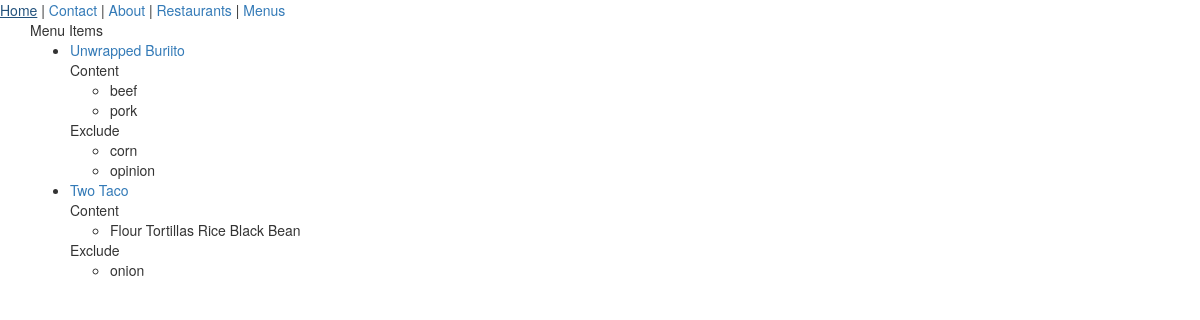
The app's page /items/ (signed in), older data.
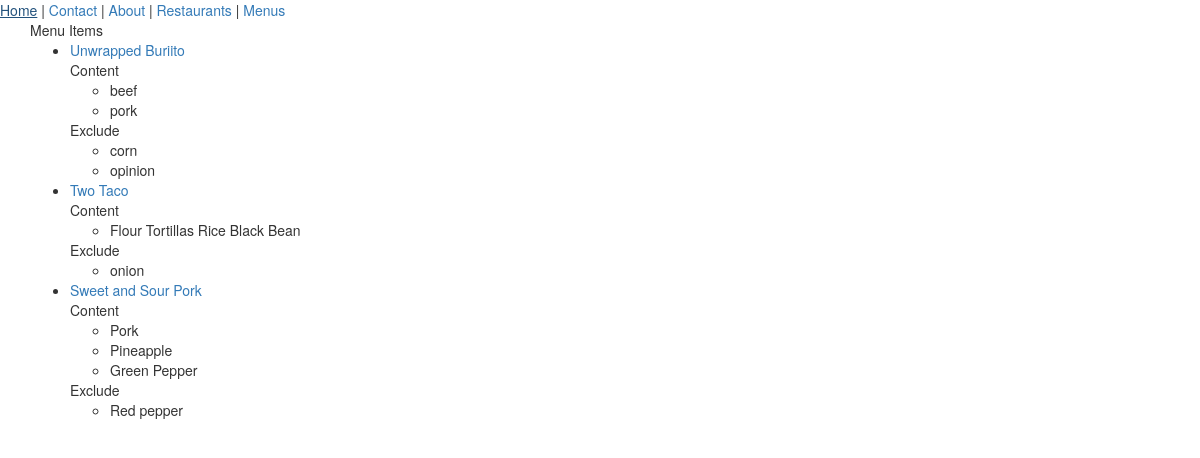
The same page, newer data.
### menus/models.py (models this page shows, shortened)
class Item(models.Model):
	user 		= models.ForeignKey(settings.AUTH_USER_MODEL)
	restaurant 	= models.ForeignKey(RestaurantLocation)
	name 		= models.CharField(max_length=120)
	content 	= models.TextField(help_text='separete each item by comma')
	exclude 	= models.TextField(blank=True, null=True, help_text='separete each item by comma')
	public 		= models.BooleanField(default=True)
	timestamp 	= models.DateTimeField(auto_now_add=True)
	updated		= models.DateTimeField(auto_now=True)
	class Meta:
		ordering = ['updated', '-timestamp']
	def get_content(self):
		return self.content.split(",")
	def get_exclude(self):
		return self.exclude.split(",")
	def get_absolute_url(self):
		return reverse('menus:detail', kwargs={"pk": self.pk})

### menus/views.py (the view)
# urls.py: url(r'$', ItemListView.as_view(), name='list'),
class ItemListView(ListView):
	def get_queryset(self):
		return Item.objects.filter(user=self.request.user)

### menus/templates/menus/item_list.html (shortened to what this page needs)
{% extends 'base.html' %}
{% block content %}
<div>Menu Items</div>
<ul>
	{% for obj in object_list %}
		<li><a href="{{ obj.get_absolute_url }}">{{ obj.name }}</a><br>
			{% if obj.content %}
			Content
			<ul>
				{% for item in obj.get_content %}
					<li>{{ item }}</li>
				{% endfor %}
			</ul>
			{% endif %}
			{% if obj.exclude %}
			Exclude
			<ul>
				{% for item in obj.get_exclude %}
					<li>{{ item }}</li>
				{% endfor %}
			</ul>
			{% endif %}
		</li>
	{% endfor %}
</ul>
{% endblock %}

Row changes from the older to the newer data that the page shows:
added Item: name "Sweet and Sour Pork", get_content "Pork" "Pineapple" "Green Pepper", get_exclude "Red pepper"
